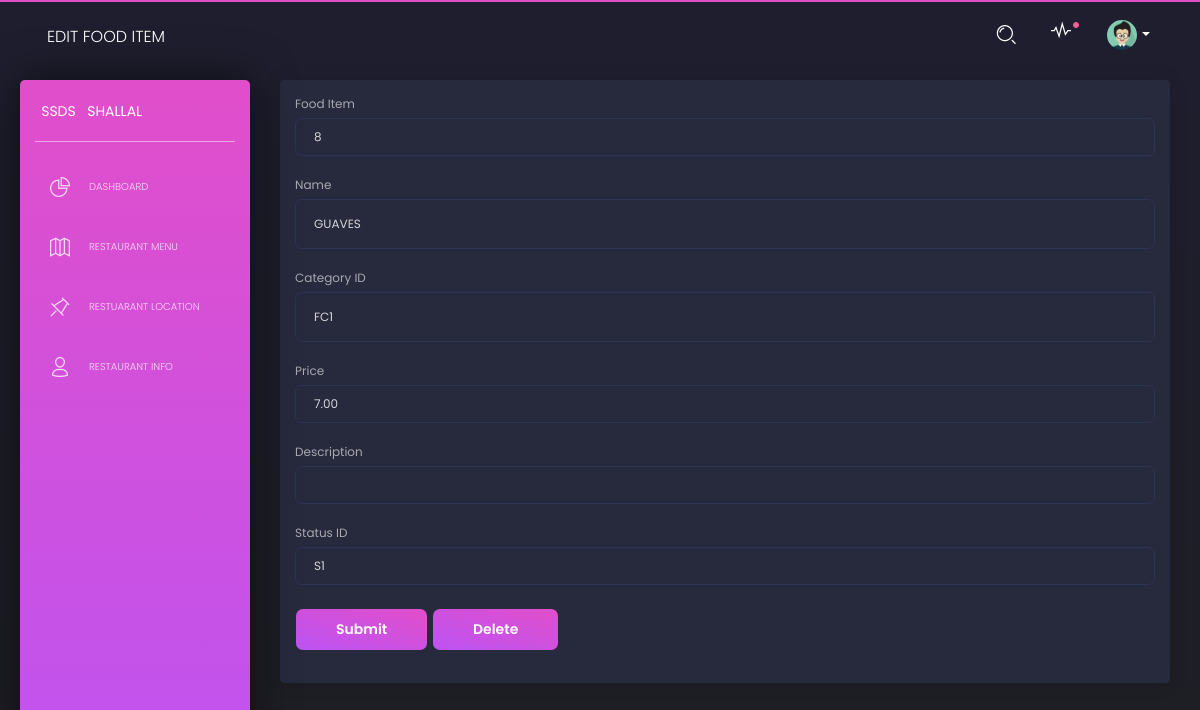
/fooditems/8, run on an earlier commit of the app's database.
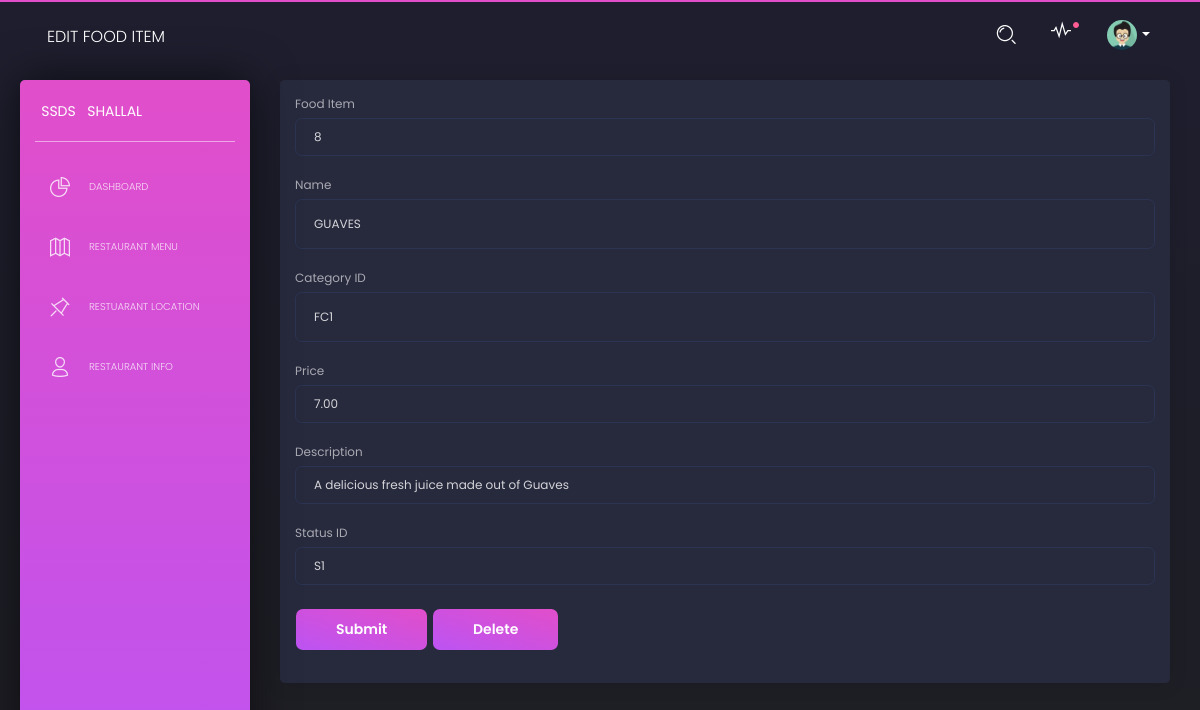
And on a later commit of the database.
### database_setup.py (models this page shows)
class FoodItem(Base):
    __tablename__='fooditem'
    fid=Column(Integer, primary_key=True,nullable=False)
    name = Column(String(80), nullable=False)
    cfid=Column(String(10),ForeignKey("foodcategory.cfid"),nullable=False)
    price=Column(DECIMAL(5,2))
    stsid=Column(String(10),ForeignKey("status.stsid"),nullable=False)
    description=Column(String(225))

### ssds.py (the view, shortened to what this page needs)
@app.route('/fooditems/<int:fooditem_id>',
           methods=['GET', 'POST'])
def editFoodItem(fooditem_id):
    foodItem = session.query(FoodItem).filter_by(fid=fooditem_id).first()
    if request.method == 'POST' and request.form['submit_button'] == 'delete':
        session.delete(foodItem)
        session.commit()
        return redirect(url_for('showDashboard'))
    else:
        return render_template('editFoodItem.html',
                               foodItem=foodItem)

### templates/editFoodItem.html (shortened to what this page needs)
<html lang="en" class="perfect-scrollbar-on"><head>
    <link href="https://use.fontawesome.com/releases/v5.0.6/css/all.css" rel="stylesheet">
    <link href="{{ url_for('static', filename='assets/css/nucleo-icons.css') }}" rel="stylesheet">
    <link href="{{ url_for('static', filename='assets/css/black-dashboard.css') }}" rel="stylesheet">
    <link href="{{ url_for('static', filename='assets/demo/demo.css') }}" rel="stylesheet">
</head>
  <body class="">
    <div class="wrapper">
      <div class="sidebar">
        <div class="sidebar-wrapper ps">
          <div class="logo">
            <a href="javascript:void(0)" class="simple-text logo-mini">
              SSDS
            </a>
            <a href="javascript:void(0)" class="simple-text logo-normal">
              Shallal
            </a>
          </div>
          <ul class="nav">
            <li class="">
              <a href="{{url_for('showDashboard') }}">
                <i class="tim-icons icon-chart-pie-36"></i>
                <p>Dashboard</p>
              </a>
            </li>
            <li>
              <a href="./icons.html">
                <i class="tim-icons icon-map-big
  "></i>
                <p>Restaurant Menu</p>
              </a>
            </li>
            <li>
              <a href="./map.html">
                <i class="tim-icons icon-pin"></i>
                <p>Restuarant Location</p>
              </a>
            </li>
            <li>
              <a href="./user.html">
                <i class="tim-icons icon-single-02"></i>
                <p>Restaurant Info</p>
              </a>
            </li>
          </ul>
        </div>
      </div>
      <div class="main-panel ps">
        <nav class="navbar navbar-expand-lg navbar-absolute navbar-transparent">
          <div class="container-fluid">
            <div class="navbar-wrapper">
              <a class="navbar-brand" href="javascript:void(0)">Edit Food Item</a>
            </div>
            <div class="collapse navbar-collapse" id="navigation">
              <ul class="navbar-nav ml-auto">
                <li class="search-bar input-group">
                  <button class="btn btn-link" id="search-button" data-toggle="modal" data-target="#searchModal"><i class="tim-icons icon-zoom-split"></i>
                  </button>
                </li>
                <li class="dropdown nav-item">
                  <a href="javascript:void(0)" class="dropdown-toggle nav-link" data-toggle="dropdown">
                    <div class="notification d-none d-lg-block d-xl-block"></div>
                    <i class="tim-icons icon-sound-wave"></i>
                  </a>
                </li>
                <li class="dropdown nav-item">
                  <a href="#" class="dropdown-toggle nav-link" data-toggle="dropdown">
                    <div class="photo">
                      <img src="{{ url_for('static', filename='assets/img/anime3.png') }}" alt="Profile Photo">
                    </div>
                    <b class="caret d-none d-lg-block d-xl-block"></b>
                  </a>
                </li>
              </ul>
            </div>
          </div>
        </nav>
        <div class="content">
        <div class="card">
          <div class ="card-body">
            <form action="#" method="post">
                <div class="form-group">
                    <label for="fid">Food Item</label>
                    <input type="Name" class="form-control" name="fid"  value="{{foodItem.fid}}">
                  </div>
                  <div class="form-group">
                      <label for="name">Name</label>
                      <input style="height:50px;" type="Description" class="form-control" name="name"  value="{{foodItem.name}}">
                    </div>
                    <div class="form-group">
                      <label for="cfid">Category ID</label>
                      <input style="height:50px"  class="form-control" name="cfid" value="{{foodItem.cfid}}"">
                    </div>
                    <div class="form-group">
                      <label for="price">Price</label>
                      <input type="stsid" class="form-control" name="price"  value="{{foodItem.price}}">
                      <div class="form-group">
                          <label for="description">Description</label>
                        <input type="description" class="form-control" name="description"  value="{{foodItem.description}}">
                    </div>
                    <div class="form-group">
                        <label for="stsid">Status ID</label>
                        <input type="stsid" class="form-control" name="stsid"  value="{{foodItem.stsid}}">
                        <button type="submit" name ="submit_button" value ="submit"class="btn btn-primary">Submit</button>
                        <button type="submit" name ="submit_button" value= "delete"class="btn btn-primary">Delete</button>
            </form>
          </div>
        </div>
            </div>
  </div></div></body></html>

What changed in the data, as far as the page shows it:
changed FoodItem "GUAVES": description (not shown) → "A delicious fresh juice made out of Guaves"
